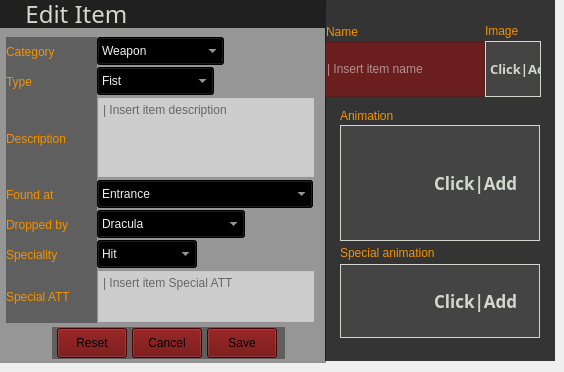
   <widget class="QWidget" name="editPage">
    <widget class="QGroupBox" name="addGroupBox_2">
     <property name="geometry">
      <rect>
       <x>-12</x>
       <y>0</y>
       <width>338</width>
       <height>363</height>
      </rect>
     </property>
     <property name="minimumSize">
      <size>
       <width>338</width>
       <height>363</height>
      </size>
     </property>
     <property name="maximumSize">
      <size>
       <width>333</width>
       <height>363</height>
      </size>
     </property>
     <property name="styleSheet">
      <string notr="true">background-color: rgba(0, 0, 0, 93);</string>
     </property>
     <property name="title">
      <string/>
     </property>
     <property name="flat">
      <bool>false</bool>
     </property>
     <widget class="QLabel" name="addTypeLabel_2">
      <property name="geometry">
       <rect>
        <x>18</x>
        <y>67</y>
        <width>91</width>
        <height>30</height>
       </rect>
      </property>
      <property name="styleSheet">
       <string notr="true">background-color: rgba(0, 0, 0, 93);
font: 75 italic 11pt &quot;URW Bookman L&quot;;
color: rgb(241, 146, 0);</string>
      </property>
      <property name="text">
       <string>Type</string>
      </property>
     </widget>
     <widget class="QLabel" name="addDescriptionLabel_2">
      <property name="geometry">
       <rect>
        <x>18</x>
        <y>97</y>
        <width>91</width>
        <height>83</height>
       </rect>
      </property>
      <property name="styleSheet">
       <string notr="true">background-color: rgba(0, 0, 0, 93);
font: 75 italic 11pt &quot;URW Bookman L&quot;;
color: rgb(241, 146, 0);</string>
      </property>
      <property name="text">
       <string>Description</string>
      </property>
     </widget>
     <widget class="QLabel" name="addFoundLabel_2">
      <property name="geometry">
       <rect>
        <x>18</x>
        <y>180</y>
        <width>91</width>
        <height>30</height>
       </rect>
      </property>
      <property name="styleSheet">
       <string notr="true">background-color: rgba(0, 0, 0, 93);
font: 75 italic 11pt &quot;URW Bookman L&quot;;
color: rgb(241, 146, 0);</string>
      </property>
      <property name="text">
       <string>Found at</string>
      </property>
     </widget>
     <widget class="QLabel" name="addDroppedLabel_2">
      <property name="geometry">
       <rect>
        <x>18</x>
        <y>210</y>
        <width>91</width>
        <height>30</height>
       </rect>
      </property>
      <property name="styleSheet">
       <string notr="true">background-color: rgba(0, 0, 0, 93);
font: 75 italic 11pt &quot;URW Bookman L&quot;;
color: rgb(241, 146, 0);</string>
      </property>
      <property name="text">
       <string>Dropped by</string>
      </property>
     </widget>
     <widget class="QLabel" name="addSpecialityLabel_2">
      <property name="geometry">
       <rect>
        <x>18</x>
        <y>240</y>
        <width>91</width>
        <height>30</height>
       </rect>
      </property>
      <property name="styleSheet">
       <string notr="true">background-color: rgba(0, 0, 0, 93);
font: 75 italic 11pt &quot;URW Bookman L&quot;;
color: rgb(241, 146, 0);</string>
      </property>
      <property name="text">
       <string>Speciality</string>
      </property>
     </widget>
     <widget class="QLabel" name="addSpecialAttLabel_2">
      <property name="geometry">
       <rect>
        <x>18</x>
        <y>270</y>
        <width>91</width>
        <height>53</height>
       </rect>
      </property>
      <property name="styleSheet">
       <string notr="true">background-color: rgba(0, 0, 0, 93);
font: 75 italic 11pt &quot;URW Bookman L&quot;;
color: rgb(241, 146, 0);</string>
      </property>
      <property name="text">
       <string>Special ATT</string>
      </property>
     </widget>
     <widget class="QComboBox" name="addTypeBox_2">
      <property name="geometry">
       <rect>
        <x>109</x>
        <y>67</y>
        <width>117</width>
        <height>28</height>
       </rect>
      </property>
      <property name="styleSheet">
       <string notr="true">background-color: rgb(0, 0, 0);
font: 12pt &quot;URW Bookman L&quot;;
color: rgb(238, 238, 236);
gridline-color: rgb(46, 52, 54);
selection-color: rgb(0, 0, 0);
selection-background-color: rgb(181, 0, 0);

</string>
      </property>
      <item>
       <property name="text">
        <string>Fist</string>
       </property>
      </item>
      <item>
       <property name="text">
        <string>Club</string>
       </property>
      </item>
      <item>
       <property name="text">
        <string>Two Hand</string>
       </property>
      </item>
      <item>
       <property name="text">
        <string>Throw One</string>
       </property>
      </item>
      <item>
       <property name="text">
        <string>Sword</string>
       </property>
      </item>
      <item>
       <property name="text">
        <string>Dagger</string>
       </property>
      </item>
     </widget>
     <widget class="QComboBox" name="addSpecialityBox_2">
      <property name="geometry">
       <rect>
        <x>109</x>
        <y>240</y>
        <width>100</width>
        <height>28</height>
       </rect>
      </property>
      <property name="styleSheet">
       <string notr="true">background-color: rgb(0, 0, 0);
font: 12pt &quot;URW Bookman L&quot;;
color: rgb(238, 238, 236);
gridline-color: rgb(46, 52, 54);
selection-color: rgb(0, 0, 0);
selection-background-color: rgb(181, 0, 0);

</string>
      </property>
      <item>
       <property name="text">
        <string>Hit</string>
       </property>
      </item>
      <item>
       <property name="text">
        <string>Cut</string>
       </property>
      </item>
      <item>
       <property name="text">
        <string>Curse</string>
       </property>
      </item>
      <item>
       <property name="text">
        <string>Poison</string>
       </property>
      </item>
      <item>
       <property name="text">
        <string>Stone</string>
       </property>
      </item>
      <item>
       <property name="text">
        <string>Fire</string>
       </property>
      </item>
      <item>
       <property name="text">
        <string>Ice</string>
       </property>
      </item>
      <item>
       <property name="text">
        <string>Thunder</string>
       </property>
      </item>
      <item>
       <property name="text">
        <string>Holly</string>
       </property>
      </item>
      <item>
       <property name="text">
        <string>Dark</string>
       </property>
      </item>
     </widget>
     <widget class="QComboBox" name="addFoundBox_2">
      <property name="geometry">
       <rect>
        <x>109</x>
        <y>180</y>
        <width>216</width>
        <height>28</height>
       </rect>
      </property>
      <property name="styleSheet">
       <string notr="true">background-color: rgb(0, 0, 0);
font: 12pt &quot;URW Bookman L&quot;;
color: rgb(238, 238, 236);
gridline-color: rgb(46, 52, 54);
selection-color: rgb(0, 0, 0);
selection-background-color: rgb(181, 0, 0);

</string>
      </property>
      <item>
       <property name="text">
        <string>Entrance</string>
       </property>
      </item>
      <item>
       <property name="text">
        <string>Alchemy Laboratory</string>
       </property>
      </item>
      <item>
       <property name="text">
        <string>Marble Gallery</string>
       </property>
      </item>
      <item>
       <property name="text">
        <string>Cursed Prison</string>
       </property>
      </item>
      <item>
       <property name="text">
        <string>Outer Wall</string>
       </property>
      </item>
      <item>
       <property name="text">
        <string>Long Library</string>
       </property>
      </item>
      <item>
       <property name="text">
        <string>Underground Caverns</string>
       </property>
      </item>
      <item>
       <property name="text">
        <string>Royal Chapel</string>
       </property>
      </item>
      <item>
       <property name="text">
        <string>Castle Keep</string>
       </property>
      </item>
      <item>
       <property name="text">
        <string>Underground Garden</string>
       </property>
      </item>
      <item>
       <property name="text">
        <string>Olrox's Quarters</string>
       </property>
      </item>
      <item>
       <property name="text">
        <string>Colosseum</string>
       </property>
      </item>
      <item>
       <property name="text">
        <string>Abandoned Mine</string>
       </property>
      </item>
      <item>
       <property name="text">
        <string>Catacombs</string>
       </property>
      </item>
      <item>
       <property name="text">
        <string>Clock Tower</string>
       </property>
      </item>
      <item>
       <property name="text">
        <string>Master of the Castle</string>
       </property>
      </item>
      <item>
       <property name="text">
        <string>Reverse Keep</string>
       </property>
      </item>
      <item>
       <property name="text">
        <string>Reverse Clock Tower</string>
       </property>
      </item>
      <item>
       <property name="text">
        <string>Reverse Outer Wall</string>
       </property>
      </item>
      <item>
       <property name="text">
        <string>Forbidden Library</string>
       </property>
      </item>
      <item>
       <property name="text">
        <string>Black Marble Gallery</string>
       </property>
      </item>
      <item>
       <property name="text">
        <string>Death Wing's Lair</string>
       </property>
      </item>
      <item>
       <property name="text">
        <string>Reverse Colosseum</string>
       </property>
      </item>
      <item>
       <property name="text">
        <string>Anti-Chapel</string>
       </property>
      </item>
      <item>
       <property name="text">
        <string>Reverse Caverns</string>
       </property>
      </item>
      <item>
       <property name="text">
        <string>Reverse Cursed Prison</string>
       </property>
      </item>
      <item>
       <property name="text">
        <string>Necromancy Laboratory</string>
       </property>
      </item>
      <item>
       <property name="text">
        <string>Reverse Entrance</string>
       </property>
      </item>
      <item>
       <property name="text">
        <string>Hell Garden</string>
       </property>
      </item>
      <item>
       <property name="text">
        <string>Cave</string>
       </property>
      </item>
      <item>
       <property name="text">
        <string>Floating Catacombs</string>
       </property>
      </item>
      <item>
       <property name="text">
        <string>Final Showdown</string>
       </property>
      </item>
     </widget>
     <widget class="QComboBox" name="addDroppedBox_2">
      <property name="geometry">
       <rect>
        <x>109</x>
        <y>210</y>
        <width>148</width>
        <height>28</height>
       </rect>
      </property>
      <property name="styleSheet">
       <string notr="true">background-color: rgb(0, 0, 0);
font: 12pt &quot;URW Bookman L&quot;;
color: rgb(238, 238, 236);
gridline-color: rgb(46, 52, 54);
selection-color: rgb(0, 0, 0);
selection-background-color: rgb(181, 0, 0);

</string>
      </property>
      <item>
       <property name="text">
        <string>Dracula</string>
       </property>
      </item>
      <item>
       <property name="text">
        <string>Blood Skeleton</string>
       </property>
      </item>
      <item>
       <property name="text">
        <string>Bat</string>
       </property>
      </item>
      <item>
       <property name="text">
        <string>Stone Skull</string>
       </property>
      </item>
      <item>
       <property name="text">
        <string>Zombie</string>
       </property>
      </item>
      <item>
       <property name="text">
        <string>Merman</string>
       </property>
      </item>
      <item>
       <property name="text">
        <string>Skeleton</string>
       </property>
      </item>
      <item>
       <property name="text">
        <string>Warg</string>
       </property>
      </item>
      <item>
       <property name="text">
        <string>Bone Scimitar</string>
       </property>
      </item>
      <item>
       <property name="text">
        <string>Merman</string>
       </property>
      </item>
      <item>
       <property name="text">
        <string>Spittle Bone</string>
       </property>
      </item>
      <item>
       <property name="text">
        <string>Axe Knight</string>
       </property>
      </item>
     </widget>
     <widget class="QTextEdit" name="addDescriptionEdit_2">
      <property name="geometry">
       <rect>
        <x>110</x>
        <y>98</y>
        <width>216</width>
        <height>79</height>
       </rect>
      </property>
      <property name="styleSheet">
       <string notr="true">background-color: rgba(255, 255, 255, 134);
font: 12pt &quot;URW Bookman L&quot;;
color: rgb(0, 0, 0);</string>
      </property>
      <property name="placeholderText">
       <string>| Insert item description</string>
      </property>
     </widget>
     <widget class="QTextEdit" name="addSpecialAttEdit_2">
      <property name="geometry">
       <rect>
        <x>110</x>
        <y>271</y>
        <width>216</width>
        <height>51</height>
       </rect>
      </property>
      <property name="maximumSize">
       <size>
        <width>228</width>
        <height>60</height>
       </size>
      </property>
      <property name="styleSheet">
       <string notr="true">background-color: rgba(255, 255, 255, 134);
font: 12pt &quot;URW Bookman L&quot;;
color: rgb(0, 0, 0);</string>
      </property>
      <property name="placeholderText">
       <string>| Insert item Special ATT</string>
      </property>
     </widget>
     <widget class="QLabel" name="addTitleLabel_2">
      <property name="geometry">
       <rect>
        <x>0</x>
        <y>0</y>
        <width>337</width>
        <height>28</height>
       </rect>
      </property>
      <property name="font">
       <font>
        <family>Ubuntu Condensed</family>
        <pointsize>18</pointsize>
        <weight>9</weight>
        <italic>false</italic>
        <bold>false</bold>
       </font>
      </property>
      <property name="styleSheet">
       <string notr="true">background-color: rgba(0, 0, 0, 200);
font: 75 18pt &quot;Ubuntu Condensed&quot;;
color: rgb(211, 215, 207);</string>
      </property>
      <property name="text">
       <string>      Edit Item</string>
      </property>
     </widget>
     <widget class="QLabel" name="addCategoryLabel_2">
      <property name="geometry">
       <rect>
        <x>18</x>
        <y>37</y>
        <width>91</width>
        <height>30</height>
       </rect>
      </property>
      <property name="styleSheet">
       <string notr="true">background-color: rgba(0, 0, 0, 93);
font: 75 italic 11pt &quot;URW Bookman L&quot;;
color: rgb(241, 146, 0);</string>
      </property>
      <property name="text">
       <string>Category</string>
      </property>
     </widget>
     <widget class="QComboBox" name="addCategoryBox_2">
      <property name="geometry">
       <rect>
        <x>109</x>
        <y>37</y>
        <width>127</width>
        <height>28</height>
       </rect>
      </property>
      <property name="styleSheet">
       <string notr="true">background-color: rgb(0, 0, 0);
font: 12pt &quot;URW Bookman L&quot;;
color: rgb(238, 238, 236);
gridline-color: rgb(46, 52, 54);
selection-color: rgb(0, 0, 0);
selection-background-color: rgb(181, 0, 0);

</string>
      </property>
      <item>
       <property name="text">
        <string>Weapon</string>
       </property>
      </item>
      <item>
       <property name="text">
        <string>Armor</string>
       </property>
      </item>
      <item>
       <property name="text">
        <string>Shield</string>
       </property>
      </item>
      <item>
       <property name="text">
        <string>Relic</string>
       </property>
      </item>
      <item>
       <property name="text">
        <string>Card</string>
       </property>
      </item>
      <item>
       <property name="text">
        <string>Consumable</string>
       </property>
      </item>
      <item>
       <property name="text">
        <string>Other</string>
       </property>
      </item>
     </widget>
     <widget class="QFrame" name="actionButtonBox_2">
      <property name="geometry">
       <rect>
        <x>64</x>
        <y>327</y>
        <width>233</width>
        <height>32</height>
       </rect>
      </property>
      <property name="frameShape">
       <enum>QFrame::NoFrame</enum>
      </property>
      <property name="frameShadow">
       <enum>QFrame::Plain</enum>
      </property>
      <property name="lineWidth">
       <number>0</number>
      </property>
      <layout class="QHBoxLayout" name="horizontalLayout_3">
       <property name="spacing">
        <number>0</number>
       </property>
       <property name="leftMargin">
        <number>0</number>
       </property>
       <property name="topMargin">
        <number>0</number>
       </property>
       <property name="rightMargin">
        <number>0</number>
       </property>
       <property name="bottomMargin">
        <number>0</number>
       </property>
       <item>
        <widget class="QPushButton" name="resetButton_2">
         <property name="minimumSize">
          <size>
           <width>70</width>
           <height>30</height>
          </size>
         </property>
         <property name="maximumSize">
          <size>
           <width>70</width>
           <height>30</height>
          </size>
         </property>
         <property name="cursor">
          <cursorShape>PointingHandCursor</cursorShape>
         </property>
         <property name="styleSheet">
          <string notr="true">background-color: rgb(104, 0, 0);
font: 12pt &quot;URW Bookman L&quot;;
selection-background-color: rgb(0, 0, 0);</string>
         </property>
         <property name="text">
          <string>Reset</string>
         </property>
        </widget>
       </item>
       <item>
        <widget class="QPushButton" name="cancelButton_2">
         <property name="minimumSize">
          <size>
           <width>70</width>
           <height>30</height>
          </size>
         </property>
         <property name="maximumSize">
          <size>
           <width>70</width>
           <height>30</height>
          </size>
         </property>
         <property name="cursor">
          <cursorShape>PointingHandCursor</cursorShape>
         </property>
         <property name="styleSheet">
          <string notr="true">background-color: rgb(104, 0, 0);
font: 12pt &quot;URW Bookman L&quot;;
selection-background-color: rgb(0, 0, 0);</string>
         </property>
         <property name="text">
          <string>Cancel</string>
         </property>
        </widget>
       </item>
       <item>
        <widget class="QPushButton" name="saveButton_2">
         <property name="minimumSize">
          <size>
           <width>70</width>
           <height>30</height>
          </size>
         </property>
         <property name="maximumSize">
          <size>
           <width>70</width>
           <height>30</height>
          </size>
         </property>
         <property name="cursor">
          <cursorShape>PointingHandCursor</cursorShape>
         </property>
         <property name="styleSheet">
          <string notr="true">background-color: rgb(104, 0, 0);
font: 12pt &quot;URW Bookman L&quot;;
selection-background-color: rgb(0, 0, 0);</string>
         </property>
         <property name="text">
          <string>Save</string>
         </property>
        </widget>
       </item>
      </layout>
     </widget>
    </widget>
    <widget class="QFrame" name="addItemFrame_2">
     <property name="geometry">
      <rect>
       <x>325</x>
       <y>0</y>
       <width>230</width>
       <height>361</height>
      </rect>
     </property>
     <property name="minimumSize">
      <size>
       <width>230</width>
       <height>361</height>
      </size>
     </property>
     <property name="maximumSize">
      <size>
       <width>230</width>
       <height>361</height>
      </size>
     </property>
     <property name="styleSheet">
      <string notr="true">background-color: rgba(0, 0, 0, 200);
color: rgba(181, 0, 0, 107);</string>
     </property>
     <property name="frameShape">
      <enum>QFrame::NoFrame</enum>
     </property>
     <property name="frameShadow">
      <enum>QFrame::Plain</enum>
     </property>
     <property name="lineWidth">
      <number>1</number>
     </property>
     <widget class="QLabel" name="addItemImage_2">
      <property name="geometry">
       <rect>
        <x>160</x>
        <y>41</y>
        <width>56</width>
        <height>56</height>
       </rect>
      </property>
      <property name="minimumSize">
       <size>
        <width>56</width>
        <height>56</height>
       </size>
      </property>
      <property name="maximumSize">
       <size>
        <width>56</width>
        <height>56</height>
       </size>
      </property>
      <property name="font">
       <font>
        <family>Ubuntu Condensed</family>
        <pointsize>10</pointsize>
        <weight>75</weight>
        <italic>false</italic>
        <bold>true</bold>
        <underline>false</underline>
        <strikeout>false</strikeout>
        <kerning>true</kerning>
       </font>
      </property>
      <property name="cursor">
       <cursorShape>PointingHandCursor</cursorShape>
      </property>
      <property name="styleSheet">
       <string notr="true">background-color: rgba(81, 81, 81, 143);
color: rgb(211, 215, 207);


</string>
      </property>
      <property name="inputMethodHints">
       <set>Qt::ImhNone</set>
      </property>
      <property name="frameShape">
       <enum>QFrame::Box</enum>
      </property>
      <property name="frameShadow">
       <enum>QFrame::Plain</enum>
      </property>
      <property name="lineWidth">
       <number>1</number>
      </property>
      <property name="midLineWidth">
       <number>1</number>
      </property>
      <property name="text">
       <string>Click|Add</string>
      </property>
      <property name="scaledContents">
       <bool>true</bool>
      </property>
     </widget>
     <widget class="QLabel" name="addGifAnimation_2">
      <property name="enabled">
       <bool>true</bool>
      </property>
      <property name="geometry">
       <rect>
        <x>15</x>
        <y>125</y>
        <width>200</width>
        <height>116</height>
       </rect>
      </property>
      <property name="minimumSize">
       <size>
        <width>200</width>
        <height>116</height>
       </size>
      </property>
      <property name="maximumSize">
       <size>
        <width>200</width>
        <height>116</height>
       </size>
      </property>
      <property name="font">
       <font>
        <family>Ubuntu Condensed</family>
        <pointsize>13</pointsize>
        <weight>75</weight>
        <bold>true</bold>
       </font>
      </property>
      <property name="cursor">
       <cursorShape>PointingHandCursor</cursorShape>
      </property>
      <property name="mouseTracking">
       <bool>false</bool>
      </property>
      <property name="styleSheet">
       <string notr="true">background-color: rgba(81, 81, 81, 143);
color: rgb(211, 215, 207);</string>
      </property>
      <property name="frameShape">
       <enum>QFrame::Box</enum>
      </property>
      <property name="frameShadow">
       <enum>QFrame::Plain</enum>
      </property>
      <property name="lineWidth">
       <number>1</number>
      </property>
      <property name="midLineWidth">
       <number>1</number>
      </property>
      <property name="text">
       <string>                    Click|Add</string>
      </property>
      <property name="scaledContents">
       <bool>true</bool>
      </property>
      <property name="wordWrap">
       <bool>false</bool>
      </property>
      <property name="margin">
       <number>0</number>
      </property>
     </widget>
     <widget class="QLabel" name="addGifSpecial_2">
      <property name="enabled">
       <bool>true</bool>
      </property>
      <property name="geometry">
       <rect>
        <x>15</x>
        <y>264</y>
        <width>200</width>
        <height>74</height>
       </rect>
      </property>
      <property name="minimumSize">
       <size>
        <width>200</width>
        <height>74</height>
       </size>
      </property>
      <property name="maximumSize">
       <size>
        <width>200</width>
        <height>74</height>
       </size>
      </property>
      <property name="font">
       <font>
        <family>Ubuntu Condensed</family>
        <pointsize>13</pointsize>
        <weight>75</weight>
        <bold>true</bold>
       </font>
      </property>
      <property name="cursor">
       <cursorShape>PointingHandCursor</cursorShape>
      </property>
      <property name="styleSheet">
       <string notr="true">background-color: rgba(81, 81, 81, 143);
color: rgb(211, 215, 207);


</string>
      </property>
      <property name="frameShape">
       <enum>QFrame::Box</enum>
      </property>
      <property name="frameShadow">
       <enum>QFrame::Plain</enum>
      </property>
      <property name="lineWidth">
       <number>1</number>
      </property>
      <property name="midLineWidth">
       <number>1</number>
      </property>
      <property name="text">
       <string>                    Click|Add</string>
      </property>
      <property name="scaledContents">
       <bool>true</bool>
      </property>
      <property name="wordWrap">
       <bool>false</bool>
      </property>
      <property name="margin">
       <number>0</number>
      </property>
     </widget>
     <widget class="QLineEdit" name="addNameEdit_2">
      <property name="geometry">
       <rect>
        <x>-1</x>
        <y>41</y>
        <width>161</width>
        <height>56</height>
       </rect>
      </property>
      <property name="minimumSize">
       <size>
        <width>161</width>
        <height>56</height>
       </size>
      </property>
      <property name="maximumSize">
       <size>
        <width>161</width>
        <height>56</height>
       </size>
      </property>
      <property name="styleSheet">
       <string notr="true">font: 75 bold 16pt &quot;Ubuntu Condensed&quot;;
background-color: rgba(181, 0, 0, 107);
color: rgb(255, 255, 255);
selection-background-color: rgb(0, 0, 0);</string>
      </property>
      <property name="text">
       <string/>
      </property>
      <property name="placeholderText">
       <string>| Insert item name</string>
      </property>
     </widget>
     <widget class="QLabel" name="addNameLabel_2">
      <property name="geometry">
       <rect>
        <x>1</x>
        <y>21</y>
        <width>41</width>
        <height>21</height>
       </rect>
      </property>
      <property name="styleSheet">
       <string notr="true">background-color: rgba(191, 64, 64, 0);
font: 75 italic 11pt &quot;URW Bookman L&quot;;
color: rgb(241, 146, 0);</string>
      </property>
      <property name="text">
       <string>Name</string>
      </property>
     </widget>
     <widget class="QLabel" name="addImageLabel_2">
      <property name="geometry">
       <rect>
        <x>160</x>
        <y>20</y>
        <width>51</width>
        <height>21</height>
       </rect>
      </property>
      <property name="styleSheet">
       <string notr="true">font: 75 italic 11pt &quot;URW Bookman L&quot;;
color: rgb(241, 146, 0);
background-color: rgba(191, 64, 64, 0);</string>
      </property>
      <property name="text">
       <string>Image</string>
      </property>
     </widget>
     <widget class="QLabel" name="addAnimationLabel_2">
      <property name="geometry">
       <rect>
        <x>15</x>
        <y>105</y>
        <width>111</width>
        <height>21</height>
       </rect>
      </property>
      <property name="styleSheet">
       <string notr="true">background-color: rgba(191, 64, 64, 0);
font: 75 italic 11pt &quot;URW Bookman L&quot;;
color: rgb(241, 146, 0);</string>
      </property>
      <property name="text">
       <string>Animation</string>
      </property>
     </widget>
     <widget class="QLabel" name="addSpecialLabel_2">
      <property name="geometry">
       <rect>
        <x>15</x>
        <y>242</y>
        <width>131</width>
        <height>21</height>
       </rect>
      </property>
      <property name="styleSheet">
       <string notr="true">background-color: rgba(191, 64, 64, 0);
font: 75 italic 11pt &quot;URW Bookman L&quot;;
color: rgb(241, 146, 0);</string>
      </property>
      <property name="text">
       <string>Special animation</string>
      </property>
     </widget>
    </widget>
   </widget>
